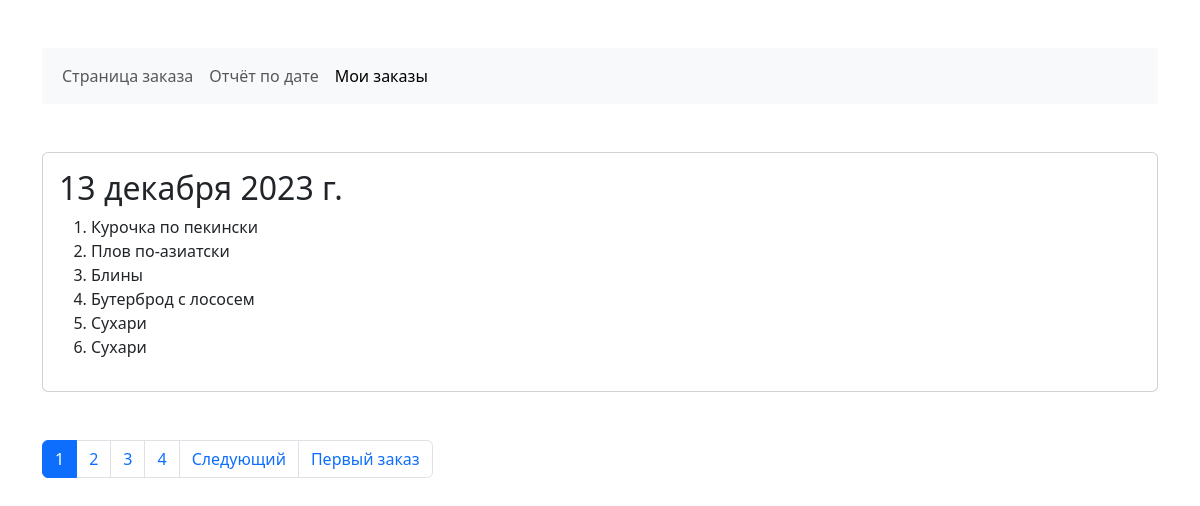
/my-orders/ (signed in), run on the app's committed database.
### app/models.py (models this page shows, shortened)
class OrderModel(models.Model):
	date = models.DateField('Дата')
	user = models.ForeignKey(User, models.CASCADE, 'orders', verbose_name='Пользователь')
	class Meta:
		ordering = ['-date']
		verbose_name = 'Заказ'
		verbose_name_plural = 'Заказы(ов)'

class OrderDishModel(models.Model):
	order = models.ForeignKey(OrderModel, models.CASCADE, 'list', verbose_name='Заказ')
	dish = models.ForeignKey(DishModel, models.CASCADE, 'list', verbose_name='Блюдо')
	class Meta:
		verbose_name = 'Меню пользователя'
		verbose_name_plural = 'Меню пользователя'

class DishModel(models.Model):
	title = models.CharField(max_length=32, verbose_name='Название')
	ingredients = models.CharField(max_length=100, verbose_name='Ингредиенты')
	price = models.FloatField(verbose_name='Цена за единицу')
	class Meta:
		verbose_name = 'Блюдо'
		verbose_name_plural = 'Блюд(о-а)'

### app/views.py (the view)
# urls.py: path('my-orders/', v.my_orders, name='my-orders'),
def my_orders(request):
	if request.user.is_authenticated:
		orders = OrderModel.objects.filter(user=request.user)
		obj_per_page = 1
		orders = Paginator(orders, obj_per_page)
		page_number = request.GET.get('page')
		orders = orders.get_page(page_number)
		data = {
			'title': 'Мои заказы',
			'orders': orders
		}
		return render(request, 'my-orders.html', data)
	return render(request, 'not_auth.html')

### templates/my-orders.html (shortened to what this page needs)
{% extends 'base.html' %}
{% block content %}
{% if orders %}
<div class="container my-5">
	<div class="card">
		<div class="card-body">
			{% for order in orders %}
			<h2>{{ order.date }}</h2>
			<ol>
				{% for o in order.list.all %}
				<li>{{ o.dish.title }}</li>
				{% endfor %}
			</ol>
			{% endfor %}
		</div>
	</div>
	{% if orders.has_other_pages %}
	<nav aria-label="Page navigation" class="my-5">
		<ul class="pagination">
			{% for i in orders.paginator.page_range %}
			{% if orders.number == i %}
			<li class="page-item active">
				<span class="page-link">{{ i }}</span>
			</li>
			{% else %}
			<li class="page-item">
				<a class="page-link" href="?page={{ i }}">{{ i }}</a>
			</li>
			{% endif %}
			{% endfor %}
			{% if orders.has_next %}
			<li class="page-item">
				<a class="page-link" href="?page={{ orders.next_page_number }}">
					Следующий
				</a>
			</li>
			<li class="page-item">
				<a class="page-link" href="?page={{ orders.paginator.num_pages }}">
					Первый заказ
				</a>
			</li>
			{% endif %}
		</ul>
	</nav>
	{% endif %}
</div>
{% else %}
<div class="container my-5 p-5 border text-center">
	<h2>У Вас нет заказов!</h2>
</div>
{% endif %}
{% endblock %}

### data on the page
OrderModel: date "13 декабря 2023 г."
OrderDishModel: dish "Курочка по пекински"
OrderDishModel: dish "Плов по-азиатски"
OrderDishModel: dish "Блины"
OrderDishModel: dish "Бутерброд с лососем"
OrderDishModel: dish "Сухари"
OrderDishModel: dish "Сухари"

### other printed values
{{ i }} "1"
{{ i }} "2" "3" "4"
